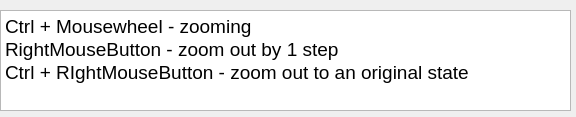
<?xml version="1.0" encoding="UTF-8"?>
<ui version="4.0">
 <class>HotkeysDialog</class>
 <widget class="QDialog" name="HotkeysDialog">
  <property name="geometry">
   <rect>
    <x>0</x>
    <y>0</y>
    <width>576</width>
    <height>117</height>
   </rect>
  </property>
  <property name="windowTitle">
   <string>Hotkeys</string>
  </property>
  <widget class="QTextBrowser" name="textBrowser">
   <property name="geometry">
    <rect>
     <x>0</x>
     <y>10</y>
     <width>571</width>
     <height>101</height>
    </rect>
   </property>
   <property name="html">
    <string>&lt;!DOCTYPE HTML PUBLIC &quot;-//W3C//DTD HTML 4.0//EN&quot; &quot;http://www.w3.org/TR/REC-html40/strict.dtd&quot;&gt;
&lt;html&gt;&lt;head&gt;&lt;meta name=&quot;qrichtext&quot; content=&quot;1&quot; /&gt;&lt;style type=&quot;text/css&quot;&gt;
p, li { white-space: pre-wrap; }
&lt;/style&gt;&lt;/head&gt;&lt;body style=&quot; font-family:'Cantarell'; font-size:12pt; font-weight:400; font-style:normal;&quot;&gt;
&lt;p style=&quot; margin-top:0px; margin-bottom:0px; margin-left:0px; margin-right:0px; -qt-block-indent:0; text-indent:0px;&quot;&gt;&lt;span style=&quot; font-size:14pt;&quot;&gt;Ctrl + Mousewheel - zooming&lt;/span&gt;&lt;/p&gt;
&lt;p style=&quot; margin-top:0px; margin-bottom:0px; margin-left:0px; margin-right:0px; -qt-block-indent:0; text-indent:0px;&quot;&gt;&lt;span style=&quot; font-size:14pt;&quot;&gt;RightMouseButton - zoom out by 1 step&lt;/span&gt;&lt;/p&gt;
&lt;p style=&quot; margin-top:0px; margin-bottom:0px; margin-left:0px; margin-right:0px; -qt-block-indent:0; text-indent:0px;&quot;&gt;&lt;span style=&quot; font-size:14pt;&quot;&gt;Ctrl + RIghtMouseButton - zoom out to an original state&lt;/span&gt;&lt;/p&gt;&lt;/body&gt;&lt;/html&gt;</string>
   </property>
  </widget>
 </widget>
 <resources/>
 <connections/>
</ui>
